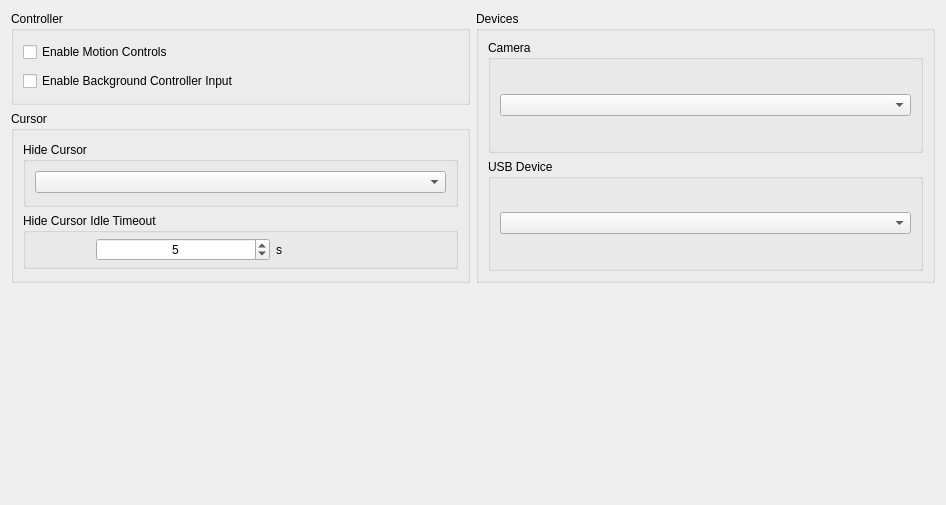
      <widget class="QWidget" name="inputTabContents">
       <property name="geometry">
        <rect>
         <x>0</x>
         <y>0</y>
         <width>946</width>
         <height>505</height>
        </rect>
       </property>
       <layout class="QVBoxLayout" name="inputTabVLayout" stretch="0,0">
        <item>
         <layout class="QHBoxLayout" name="inputTabHLayout" stretch="0,0">
          <item>
           <layout class="QVBoxLayout" name="inputTabVLayoutLeft">
            <item>
             <widget class="QGroupBox" name="ControllerGroupBox">
              <property name="sizePolicy">
               <sizepolicy hsizetype="Expanding" vsizetype="Preferred">
                <horstretch>0</horstretch>
                <verstretch>0</verstretch>
               </sizepolicy>
              </property>
              <property name="title">
               <string>Controller</string>
              </property>
              <property name="alignment">
               <set>Qt::AlignmentFlag::AlignLeading|Qt::AlignmentFlag::AlignLeft|Qt::AlignmentFlag::AlignTop</set>
              </property>
              <property name="flat">
               <bool>false</bool>
              </property>
              <layout class="QVBoxLayout" name="ControllerLayout">
               <property name="spacing">
                <number>9</number>
               </property>
               <property name="topMargin">
                <number>11</number>
               </property>
               <property name="bottomMargin">
                <number>11</number>
               </property>
               <item>
                <widget class="QCheckBox" name="motionControlsCheckBox">
                 <property name="sizePolicy">
                  <sizepolicy hsizetype="Minimum" vsizetype="Maximum">
                   <horstretch>0</horstretch>
                   <verstretch>0</verstretch>
                  </sizepolicy>
                 </property>
                 <property name="text">
                  <string>Enable Motion Controls</string>
                 </property>
                </widget>
               </item>
               <item>
                <widget class="QCheckBox" name="backgroundControllerCheckBox">
                 <property name="text">
                  <string>Enable Background Controller Input</string>
                 </property>
                </widget>
               </item>
              </layout>
             </widget>
            </item>
            <item>
             <widget class="QGroupBox" name="cursorGroupBox">
              <property name="sizePolicy">
               <sizepolicy hsizetype="Expanding" vsizetype="Preferred">
                <horstretch>0</horstretch>
                <verstretch>0</verstretch>
               </sizepolicy>
              </property>
              <property name="title">
               <string>Cursor</string>
              </property>
              <layout class="QGridLayout" name="gridLayout_2">
               <property name="topMargin">
                <number>11</number>
               </property>
               <property name="bottomMargin">
                <number>11</number>
               </property>
               <item row="0" column="0">
                <widget class="QGroupBox" name="hideCursorGroupBox">
                 <property name="enabled">
                  <bool>true</bool>
                 </property>
                 <property name="sizePolicy">
                  <sizepolicy hsizetype="Preferred" vsizetype="Fixed">
                   <horstretch>0</horstretch>
                   <verstretch>0</verstretch>
                  </sizepolicy>
                 </property>
                 <property name="title">
                  <string>Hide Cursor</string>
                 </property>
                 <layout class="QVBoxLayout" name="hideCursorLayout">
                  <property name="spacing">
                   <number>7</number>
                  </property>
                  <property name="bottomMargin">
                   <number>11</number>
                  </property>
                  <item>
                   <widget class="QComboBox" name="hideCursorComboBox"/>
                  </item>
                 </layout>
                </widget>
               </item>
               <item row="1" column="0">
                <widget class="QGroupBox" name="idleTimeoutGroupBox">
                 <property name="enabled">
                  <bool>true</bool>
                 </property>
                 <property name="sizePolicy">
                  <sizepolicy hsizetype="Preferred" vsizetype="Fixed">
                   <horstretch>0</horstretch>
                   <verstretch>0</verstretch>
                  </sizepolicy>
                 </property>
                 <property name="minimumSize">
                  <size>
                   <width>0</width>
                   <height>0</height>
                  </size>
                 </property>
                 <property name="title">
                  <string>Hide Cursor Idle Timeout</string>
                 </property>
                 <property name="alignment">
                  <set>Qt::AlignmentFlag::AlignLeading|Qt::AlignmentFlag::AlignLeft|Qt::AlignmentFlag::AlignTop</set>
                 </property>
                 <property name="flat">
                  <bool>false</bool>
                 </property>
                 <layout class="QHBoxLayout" name="IdleTimeoutLayout" stretch="0,0">
                  <property name="spacing">
                   <number>6</number>
                  </property>
                  <property name="leftMargin">
                   <number>70</number>
                  </property>
                  <property name="topMargin">
                   <number>5</number>
                  </property>
                  <property name="rightMargin">
                   <number>5</number>
                  </property>
                  <property name="bottomMargin">
                   <number>5</number>
                  </property>
                  <item>
                   <widget class="QSpinBox" name="idleTimeoutSpinBox">
                    <property name="enabled">
                     <bool>true</bool>
                    </property>
                    <property name="sizePolicy">
                     <sizepolicy hsizetype="Minimum" vsizetype="Fixed">
                      <horstretch>0</horstretch>
                      <verstretch>0</verstretch>
                     </sizepolicy>
                    </property>
                    <property name="minimumSize">
                     <size>
                      <width>0</width>
                      <height>0</height>
                     </size>
                    </property>
                    <property name="maximumSize">
                     <size>
                      <width>16777215</width>
                      <height>16777215</height>
                     </size>
                    </property>
                    <property name="layoutDirection">
                     <enum>Qt::LayoutDirection::LeftToRight</enum>
                    </property>
                    <property name="wrapping">
                     <bool>false</bool>
                    </property>
                    <property name="alignment">
                     <set>Qt::AlignmentFlag::AlignCenter</set>
                    </property>
                    <property name="buttonSymbols">
                     <enum>QAbstractSpinBox::ButtonSymbols::UpDownArrows</enum>
                    </property>
                    <property name="suffix">
                     <string notr="true"/>
                    </property>
                    <property name="maximum">
                     <number>3600</number>
                    </property>
                    <property name="value">
                     <number>5</number>
                    </property>
                    <property name="displayIntegerBase">
                     <number>10</number>
                    </property>
                   </widget>
                  </item>
                  <item>
                   <widget class="QLabel" name="idleTimeoutDurationLabel">
                    <property name="text">
                     <string>s</string>
                    </property>
                   </widget>
                  </item>
                 </layout>
                </widget>
               </item>
              </layout>
             </widget>
            </item>
           </layout>
          </item>
          <item>
           <layout class="QVBoxLayout" name="inputTabVLayoutRight">
            <property name="spacing">
             <number>6</number>
            </property>
            <property name="bottomMargin">
             <number>0</number>
            </property>
            <item>
             <widget class="QGroupBox" name="groupBox">
              <property name="title">
               <string>Devices</string>
              </property>
              <layout class="QVBoxLayout" name="verticalLayout_6">
               <item>
                <widget class="QGroupBox" name="cameraGroupBox">
                 <property name="title">
                  <string>Camera</string>
                 </property>
                 <layout class="QVBoxLayout" name="verticalLayout_17">
                  <item>
                   <widget class="QComboBox" name="cameraComboBox"/>
                  </item>
                 </layout>
                </widget>
               </item>
               <item>
                <widget class="QGroupBox" name="USBDeviceGroupBox">
                 <property name="sizePolicy">
                  <sizepolicy hsizetype="Expanding" vsizetype="Preferred">
                   <horstretch>0</horstretch>
                   <verstretch>0</verstretch>
                  </sizepolicy>
                 </property>
                 <property name="title">
                  <string>USB Device</string>
                 </property>
                 <layout class="QHBoxLayout" name="horizontalLayout_7_1">
                  <item>
                   <widget class="QComboBox" name="usbComboBox"/>
                  </item>
                 </layout>
                </widget>
               </item>
              </layout>
             </widget>
            </item>
           </layout>
          </item>
         </layout>
        </item>
        <item>
         <spacer name="verticalSpacer_8">
          <property name="orientation">
           <enum>Qt::Orientation::Vertical</enum>
          </property>
          <property name="sizeHint" stdset="0">
           <size>
            <width>20</width>
            <height>40</height>
           </size>
          </property>
         </spacer>
        </item>
       </layout>
      </widget>
